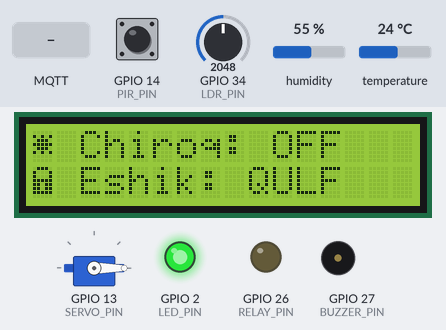
This sketch was run on a simulated ESP32. Parts: servo, 16×2 character LCD, output pins drawn as LEDs (lit = HIGH), buzzer (waves = sounding). The test bench sets the inputs (shaded band); at power-on: GPIO 14 (PIR_PIN) LOW, humidity 55 %, temperature 24 °C, GPIO 34 (LDR_PIN) = 2048. WiFi joins after 1.5 s; servers stay silent unless stated; random numbers use the default seed unless the sketch sets one; no MQTT or app messages arrive unless stated; what the sketch prints to the serial monitor is not drawn.

Above: at 8.6 s.
8.7 s: MQTT message "TOGGLE" arrives on the second subscribed topic
At 9.3 s:
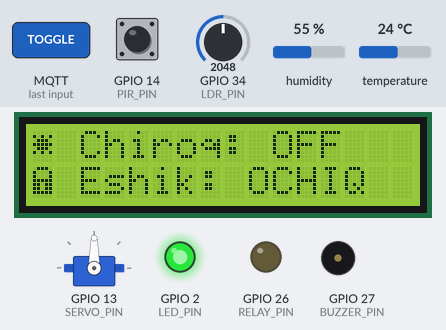
16.0 s: MQTT message "ON" arrives on the first subscribed topic
At 17.4 s:
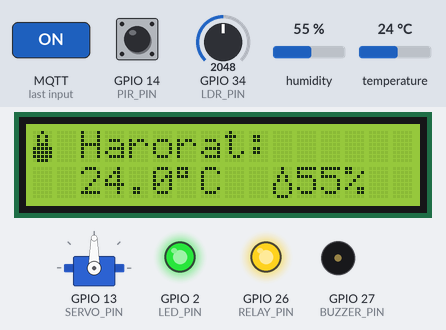
21.0 s: MQTT message "LOCK" arrives on the second subscribed topic
At 22.1 s:
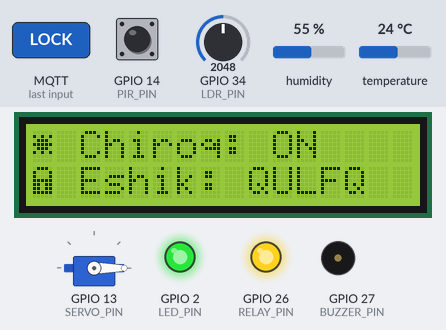
28.3 s: GPIO 14 (PIR_PIN) driven HIGH
At 32.4 s:
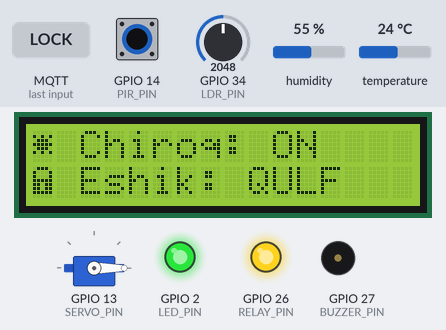
35.6 s: humidity set to 22 %
At 40.8 s:
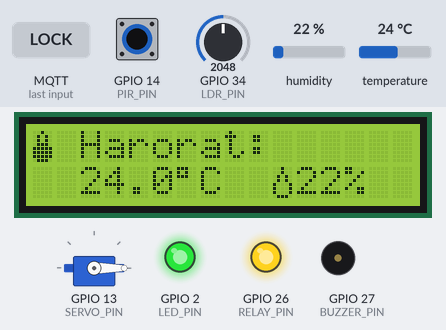
41.1 s: temperature set to 12 °C
Timing chart, 0 to 44.1 s (numbered marks = the images above; inputs shaded):
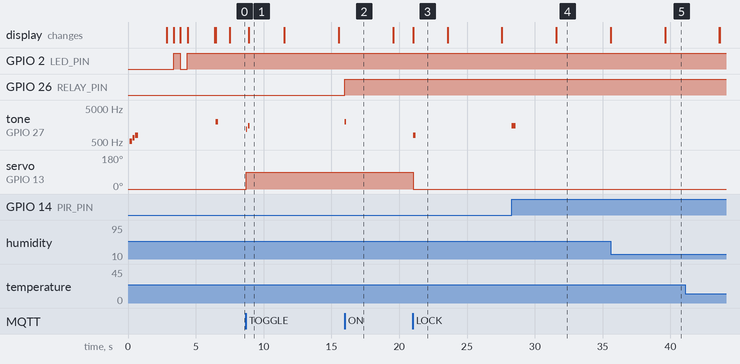

The sketch:

scetch.ino
```cpp
#include <WiFi.h>
#include <PubSubClient.h>
#include <DHT.h>
#include <ArduinoJson.h>
#include <LiquidCrystal_I2C.h>
#include <ESP32Servo.h>

// ============ SOZLAMALAR ============

// WiFi — Wokwi bepul WiFi
const char* ssid = "Wokwi-GUEST";
const char* password = "";

// MQTT Broker
const char* mqtt_server = "broker.hivemq.com";
const int mqtt_port = 1883;

// MQTT Topiclar
#define TOPIC_SENSORS       "smart_home/uz/sensors"
#define TOPIC_LIGHT_STATUS  "smart_home/uz/light/status"
#define TOPIC_LIGHT_CONTROL "smart_home/uz/light/control"
#define TOPIC_DOOR_CONTROL  "smart_home/uz/door/control"
#define TOPIC_DOOR_STATUS   "smart_home/uz/door/status"
#define TOPIC_MOTION        "smart_home/uz/motion"
#define TOPIC_SYSTEM        "smart_home/uz/system"

// Pinlar
#define DHTPIN      4
#define DHTTYPE     DHT22
#define RELAY_PIN   26
#define LED_PIN     2
#define PIR_PIN     14
#define LDR_PIN     34
#define BUZZER_PIN  27
#define SERVO_PIN   13

// ============ OBYEKTLAR ============
DHT dht(DHTPIN, DHTTYPE);
WiFiClient espClient;
PubSubClient mqtt(espClient);
LiquidCrystal_I2C lcd(0x27, 16, 2);
Servo doorServo;

// ============ O'ZGARUVCHILAR ============
bool lightState = false;
bool doorLocked = true;
bool motionDetected = false;
unsigned long lastSensorRead = 0;
unsigned long lastLCDSwitch = 0;
const long sensorInterval = 3000;
int lcdPage = 0;

float currentTemp = 0;
float currentHum = 0;
int currentLight = 0;

// LCD maxsus belgilar
byte thermIcon[8] = {0x04,0x0A,0x0A,0x0E,0x1F,0x1F,0x1F,0x0E};
byte dropIcon[8]  = {0x04,0x04,0x0A,0x0A,0x11,0x11,0x11,0x0E};
byte lockIcon[8]  = {0x0E,0x11,0x11,0x1F,0x1B,0x1B,0x1F,0x00};
byte homeIcon[8]  = {0x04,0x0E,0x1F,0x11,0x15,0x15,0x1F,0x00};
byte wifiIcon[8]  = {0x00,0x0E,0x11,0x04,0x0A,0x00,0x04,0x00};
byte sunIcon[8]   = {0x00,0x15,0x0E,0x1F,0x0E,0x15,0x00,0x00};
byte moonIcon[8]  = {0x00,0x0C,0x10,0x10,0x10,0x0C,0x00,0x00};
byte bellIcon[8]  = {0x04,0x0E,0x0E,0x0E,0x1F,0x00,0x04,0x00};

// ============ WiFi ULANISH ============
void connectWiFi() {
  lcd.clear();
  lcd.setCursor(0, 0);
  lcd.write(4); // wifi icon
  lcd.print(" WiFi...");

  Serial.print("WiFi: ");
  Serial.println(ssid);

  WiFi.begin(ssid, password);
  int dots = 0;

  while (WiFi.status() != WL_CONNECTED) {
    delay(500);
    Serial.print(".");
    lcd.setCursor(dots % 16, 1);
    lcd.print(".");
    dots++;
    digitalWrite(LED_PIN, !digitalRead(LED_PIN));
  }

  Serial.println("\n✅ WiFi OK! IP: " + WiFi.localIP().toString());

  lcd.clear();
  lcd.setCursor(0, 0);
  lcd.write(4);
  lcd.print(" WiFi OK!");
  lcd.setCursor(0, 1);
  lcd.print(WiFi.localIP());
  delay(2000);

  digitalWrite(LED_PIN, HIGH);
}

// ============ MQTT CALLBACK ============
void mqttCallback(char* topic, byte* payload, unsigned int length) {
  String message = "";
  for (unsigned int i = 0; i < length; i++) {
    message += (char)payload[i];
  }

  Serial.printf("📩 [%s]: %s\n", topic, message.c_str());

  // 💡 Chiroq boshqaruvi
  if (String(topic) == TOPIC_LIGHT_CONTROL) {
    if (message == "ON") {
      lightState = true;
    } else if (message == "OFF") {
      lightState = false;
    } else if (message == "TOGGLE") {
      lightState = !lightState;
    }

    digitalWrite(RELAY_PIN, lightState ? HIGH : LOW);
    mqtt.publish(TOPIC_LIGHT_STATUS, lightState ? "ON" : "OFF");

    // Ovozli signal
    tone(BUZZER_PIN, lightState ? 2000 : 1000, 100);

    Serial.printf("💡 Chiroq: %s\n", lightState ? "YOQILDI" : "O'CHIRILDI");
  }

  // 🔒 Eshik boshqaruvi
  if (String(topic) == TOPIC_DOOR_CONTROL) {
    if (message == "LOCK") {
      doorLocked = true;
      doorServo.write(0);     // Qulflash
    } else if (message == "UNLOCK") {
      doorLocked = false;
      doorServo.write(90);    // Ochish
    } else if (message == "TOGGLE") {
      doorLocked = !doorLocked;
      doorServo.write(doorLocked ? 0 : 90);
    }

    mqtt.publish(TOPIC_DOOR_STATUS, doorLocked ? "LOCKED" : "UNLOCKED");

    // Ovozli signal
    if (doorLocked) {
      tone(BUZZER_PIN, 800, 200);
    } else {
      tone(BUZZER_PIN, 1200, 100);
      delay(150);
      tone(BUZZER_PIN, 1500, 100);
    }

    Serial.printf("🔒 Eshik: %s\n", doorLocked ? "QULFLANDI" : "OCHILDI");
  }
}

// ============ MQTT ULANISH ============
void connectMQTT() {
  while (!mqtt.connected()) {
    lcd.clear();
    lcd.print("MQTT ulanmoqda");
    Serial.print("MQTT...");

    String clientId = "SmartHome_" + String(random(0xffff), HEX);

    if (mqtt.connect(clientId.c_str())) {
      Serial.println(" ✅ OK!");

      // Obuna bo'lish
      mqtt.subscribe(TOPIC_LIGHT_CONTROL);
      mqtt.subscribe(TOPIC_DOOR_CONTROL);

      // Online status
      mqtt.publish(TOPIC_SYSTEM, "ONLINE");
      mqtt.publish(TOPIC_LIGHT_STATUS, lightState ? "ON" : "OFF");
      mqtt.publish(TOPIC_DOOR_STATUS, doorLocked ? "LOCKED" : "UNLOCKED");

      lcd.clear();
      lcd.print("MQTT OK!");
      tone(BUZZER_PIN, 2000, 200);
      delay(1000);

    } else {
      Serial.printf(" ❌ Xato (rc=%d)\n", mqtt.state());
      lcd.setCursor(0, 1);
      lcd.print("Xato! 5s...");
      delay(5000);
    }
  }
}

// ============ SENSOR O'QISH VA YUBORISH ============
void publishSensorData() {
  float temp = dht.readTemperature();
  float hum = dht.readHumidity();
  int ldr = analogRead(LDR_PIN);
  int lightPct = map(ldr, 0, 4095, 0, 100);

  if (isnan(temp) || isnan(hum)) {
    Serial.println("⚠️ DHT xato!");
    return;
  }

  currentTemp = temp;
  currentHum = hum;
  currentLight = lightPct;

  // JSON tayyorlash
  StaticJsonDocument<300> doc;
  doc["temperature"]  = round(temp * 10.0) / 10.0;
  doc["humidity"]     = round(hum * 10.0) / 10.0;
  doc["light_level"]  = lightPct;
  doc["light_state"]  = lightState ? "ON" : "OFF";
  doc["door_state"]   = doorLocked ? "LOCKED" : "UNLOCKED";
  doc["motion"]       = motionDetected;
  doc["wifi_rssi"]    = WiFi.RSSI();
  doc["uptime"]       = millis() / 1000;

  char json[300];
  serializeJson(doc, json);

  mqtt.publish(TOPIC_SENSORS, json);
  Serial.printf("📤 %s\n", json);
}

// ============ HARAKAT TEKSHIRISH ============
void checkMotion() {
  bool current = digitalRead(PIR_PIN);

  if (current && !motionDetected) {
    motionDetected = true;
    mqtt.publish(TOPIC_MOTION, "DETECTED");
    Serial.println("🚶 Harakat aniqlandi!");

    // Ogohlantirish
    tone(BUZZER_PIN, 1500, 300);
  }
  else if (!current && motionDetected) {
    motionDetected = false;
    mqtt.publish(TOPIC_MOTION, "CLEAR");
    Serial.println("✅ Harakat to'xtadi");
  }
}

// ============ LCD YANGILASH ============
void updateLCD() {
  unsigned long now = millis();

  // Har 4 sekundda sahifa almashtirish
  if (now - lastLCDSwitch >= 4000) {
    lastLCDSwitch = now;
    lcdPage = (lcdPage + 1) % 3;
    lcd.clear();
  }

  switch (lcdPage) {
    case 0: // Harorat va Namlik
      lcd.setCursor(0, 0);
      lcd.write(0); // therm
      lcd.print(" Harorat:");
      lcd.setCursor(0, 1);
      lcd.print("  ");
      lcd.print(currentTemp, 1);
      lcd.print((char)223); // degree
      lcd.print("C  ");
      lcd.write(1); // drop
      lcd.print(currentHum, 0);
      lcd.print("%");
      break;

    case 1: // Chiroq va Eshik
      lcd.setCursor(0, 0);
      lcd.write(5); // sun
      lcd.print(" Chiroq: ");
      lcd.print(lightState ? "ON " : "OFF");
      lcd.setCursor(0, 1);
      lcd.write(2); // lock
      lcd.print(" Eshik: ");
      lcd.print(doorLocked ? "QULF" : "OCHIQ");
      break;

    case 2: // Harakat va WiFi
      lcd.setCursor(0, 0);
      lcd.write(7); // bell
      lcd.print(" Harakat: ");
      lcd.print(motionDetected ? "BOR!" : "YO'Q");
      lcd.setCursor(0, 1);
      lcd.write(4); // wifi
      lcd.print(" WiFi: ");
      lcd.print(WiFi.RSSI());
      lcd.print("dBm");
      break;
  }
}

// ============ SETUP ============
void setup() {
  Serial.begin(115200);
  Serial.println("\n🏠 === SMART HOME SYSTEM ===\n");

  // Pin sozlash
  pinMode(RELAY_PIN, OUTPUT);
  pinMode(LED_PIN, OUTPUT);
  pinMode(PIR_PIN, INPUT_PULLDOWN);
  pinMode(BUZZER_PIN, OUTPUT);

  digitalWrite(RELAY_PIN, LOW);

  // Servo
  doorServo.attach(SERVO_PIN);
  doorServo.write(0); // Boshlang'ich: qulflangan

  // LCD
  lcd.init();
  lcd.backlight();
  lcd.createChar(0, thermIcon);
  lcd.createChar(1, dropIcon);
  lcd.createChar(2, lockIcon);
  lcd.createChar(3, homeIcon);
  lcd.createChar(4, wifiIcon);
  lcd.createChar(5, sunIcon);
  lcd.createChar(6, moonIcon);
  lcd.createChar(7, bellIcon);

  // Salomlash
  lcd.setCursor(0, 0);
  lcd.write(3); // home
  lcd.print(" SMART HOME");
  lcd.setCursor(0, 1);
  lcd.print("  v1.0 - ESP32");

  // Melodiya
  tone(BUZZER_PIN, 523, 150); delay(200);
  tone(BUZZER_PIN, 659, 150); delay(200);
  tone(BUZZER_PIN, 784, 200); delay(300);

  delay(2000);

  // DHT
  dht.begin();

  // WiFi & MQTT
  connectWiFi();
  mqtt.setServer(mqtt_server, mqtt_port);
  mqtt.setCallback(mqttCallback);
  connectMQTT();

  Serial.println("✅ Sistema tayyor!\n");
}

// ============ LOOP ============
void loop() {
  // Ulanishlarni tekshirish
  if (!mqtt.connected()) {
    connectMQTT();
  }
  mqtt.loop();

  if (WiFi.status() != WL_CONNECTED) {
    connectWiFi();
  }

  // Harakat sensori
  checkMotion();

  // Sensorlar
  unsigned long now = millis();
  if (now - lastSensorRead >= sensorInterval) {
    lastSensorRead = now;
    publishSensorData();
  }

  // LCD
  updateLCD();
}
```

Measured:
- after the input at 8.7 s, tone on GPIO 27 (BUZZER_PIN): silent → 1200 Hz at once, → silent 0.10 s later, → 1500 Hz 0.05 s later, → silent 0.10 s later; servo on GPIO 13 (SERVO_PIN): 0° → 90° at once
- after the input at 16.0 s, GPIO 26 (RELAY_PIN): LOW → HIGH at once; tone on GPIO 27 (BUZZER_PIN): silent → 2000 Hz at once, → silent 0.10 s later
- after the input at 21.0 s, tone on GPIO 27 (BUZZER_PIN): silent → 800 Hz at once, → silent 0.20 s later; servo on GPIO 13 (SERVO_PIN): 90° → 0° at once
- after the input at 28.3 s, tone on GPIO 27 (BUZZER_PIN): silent → 1500 Hz at once, → silent 0.30 s later
- what the display in image 1 shows lasts 2.6 s, from 8.9 s to 11.5 s
- what the display in image 3 shows lasts 2.5 s, from 21.1 s to 23.6 s
